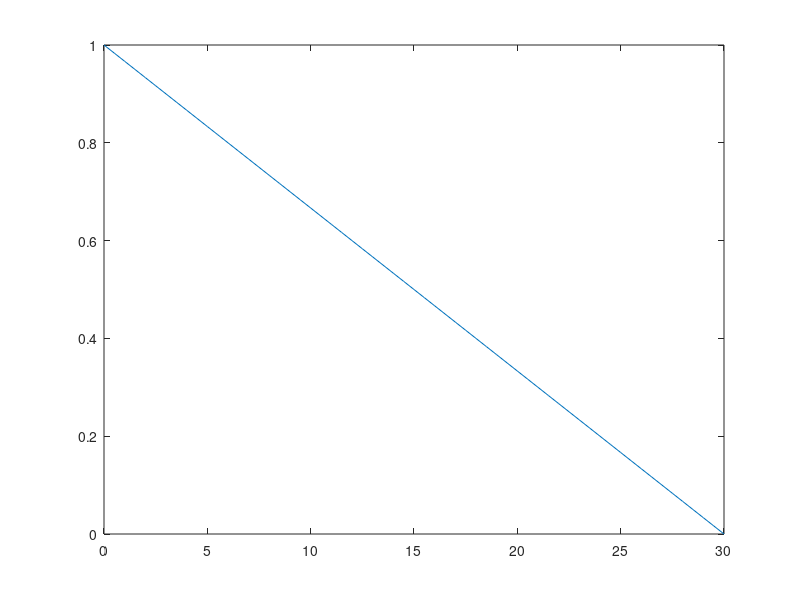
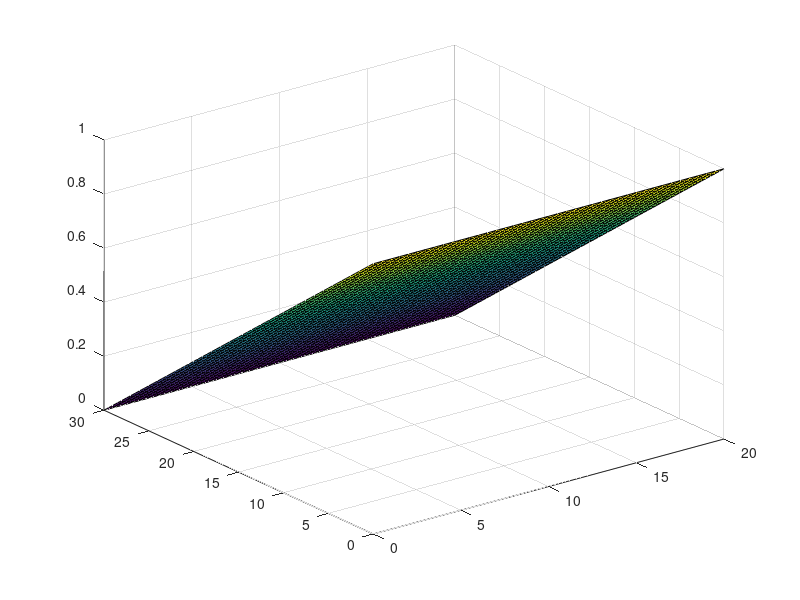

Write the MATLAB code that produced these figures, in order.
% Q1 a)

% Reyad ElMahdy
% 101064879

close all
clear
clc

W = 20;
L = 1.5*W;

% Getting matrix dimensions
s = 0.5; % Space between each point in the meshgrid
nx = floor(L/s + 1);
ny = floor(W/s + 1);

%Creating matricies and mapping the 2D geometry
G = sparse(nx*ny);
Bc = zeros(1,nx*ny);

for i = 1:nx
    for j = 1:ny
        n = j+(i-1)*ny; % Mapping Equation
        
        % Setting boundary conditions
        if i == 1
            G(n,n) = 1;
            Bc(n) = 1;
        elseif i == nx
            G(n,n) = 1;
        elseif j == 1 || j == ny
            nxm = j+(i-2)*ny;
            nxp = j+i*ny;
            if j == 1
                nyp = j+1+(i-1)*ny;
                G(n,nyp) = 1;
            else
                nym = j-1+(i-1)*ny;
                G(n,nym) = 1;
            end
            G(n,n) = -3;
            G(n,nxm) = 1;
            G(n,nxp) = 1;
        else
            % Rest of the nodes
            nxm = j+(i-2)*ny;
            nxp = j+i*ny;
            nym = j-1+(i-1)*ny;
            nyp = j+1+(i-1)*ny;
            G(n,n) = -4;
            G(n,nxm) = 1;
            G(n,nxp) = 1;
            G(n,nym) = 1;
            G(n,nyp) = 1;
        end
    end
end

% Find V and map it to the space
V = G\Bc';
mappedV = zeros(nx,ny);
for i = 1:nx
    for j = 1:ny
        n = j+(i-1)*ny;
        mappedV(i,j) = V(n);
    end
end

% Plot
xaxis = 0:s:L;
figure(1)
plot(xaxis,mappedV(:,floor(ny/2)))
figure(2)
[xaxis, yaxis] = meshgrid(0:s:W, 0:s:L);
surf(xaxis,yaxis,mappedV)


